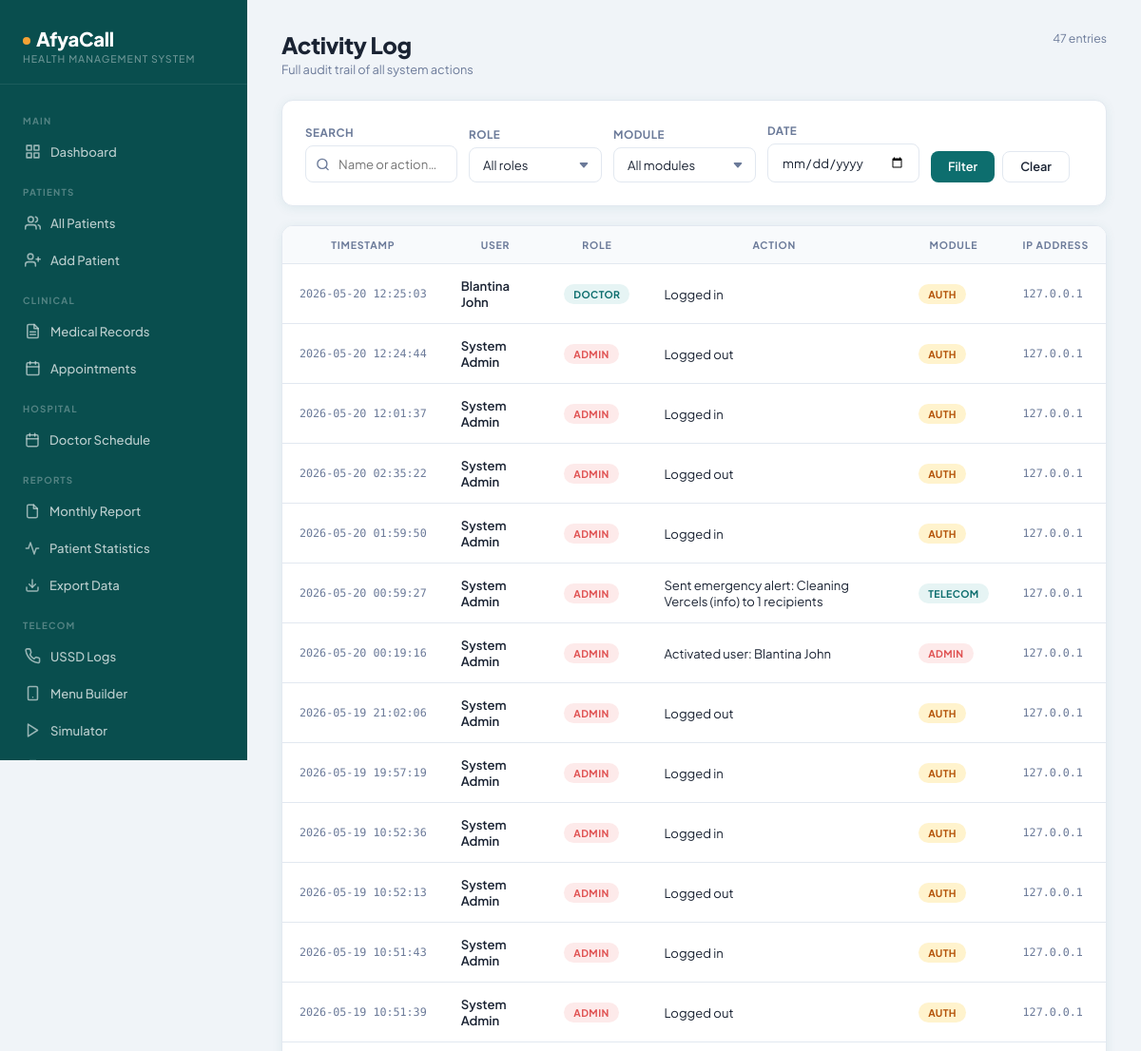
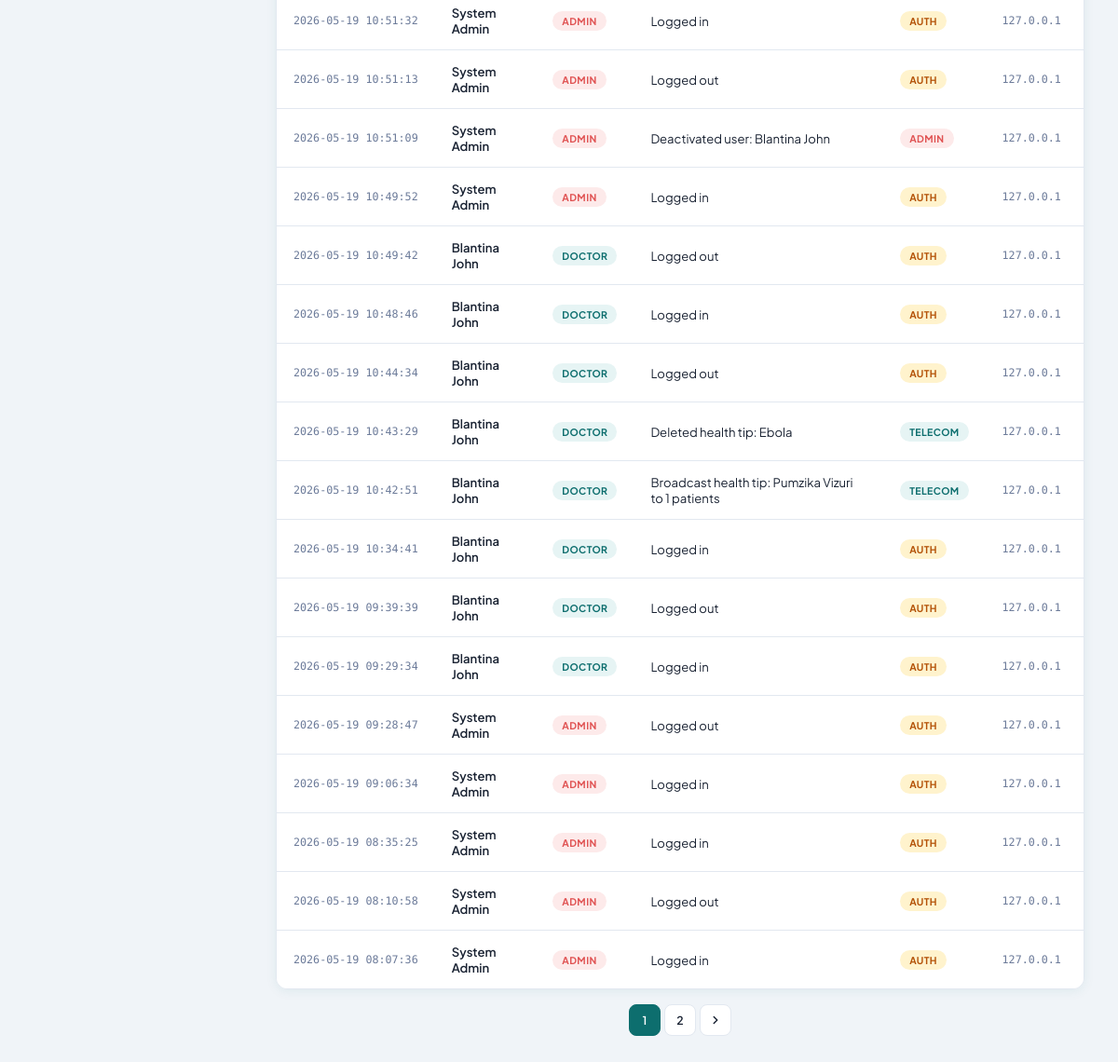
/admin/activity_log.php (signed in), run on the app's committed database (2 pictures, top to bottom).
### tables this page shows
CREATE TABLE `activity_logs` (
  `id` int unsigned NOT NULL AUTO_INCREMENT,
  `user_id` int unsigned NOT NULL DEFAULT '0',
  `user_name` varchar(120) NOT NULL DEFAULT '',
  `user_role` varchar(20) NOT NULL DEFAULT '',
  `action` varchar(255) NOT NULL,
  `module` varchar(60) NOT NULL DEFAULT '',
  `record_id` int unsigned NOT NULL DEFAULT '0',
  `ip_address` varchar(45) NOT NULL DEFAULT '',
  `user_agent` varchar(255) NOT NULL DEFAULT '',
  `created_at` datetime NOT NULL DEFAULT CURRENT_TIMESTAMP,
  PRIMARY KEY (`id`),
  KEY `idx_user` (`user_id`),
  KEY `idx_module` (`module`),
  KEY `idx_created` (`created_at`)
);

### config/session.php (called while the page is built, shortened)
<?php
function has_role(array $roles): bool {
    $role = strtolower($_SESSION['admin_role'] ?? '');
    return in_array($role, array_map('strtolower', $roles));
}
function can(string $action): bool {
    $role = strtolower($_SESSION['admin_role'] ?? '');
    $permissions = [
        'admin'  => ['view_patients','add_patient','edit_patient','delete_patient',
                     'view_records','add_record','edit_record','delete_record',
                     'view_appointments','add_appointment','manage_appointments',
                     'view_logs','view_analytics','manage_settings',
                     'manage_users','view_activity_log'],
        'doctor' => ['view_patients','add_patient','edit_patient',
                     'view_records','add_record','edit_record',
                     'view_appointments','add_appointment','manage_appointments',
                     'view_logs','view_analytics'],
        'nurse'  => ['view_patients','add_patient',
                     'view_records','add_record',
                     'view_appointments','add_appointment',
                     'view_logs'],
    ];
    return in_array($action, $permissions[$role] ?? []);
}

### config/sanitize.php (called while the page is built, shortened)
<?php
function clean(string $val): string {
    return trim(strip_tags($val));
}
function clean_date(string $val): string {
    $d = DateTime::createFromFormat('Y-m-d', trim($val));
    return ($d && $d->format('Y-m-d') === trim($val)) ? trim($val) : '';
}

### admin/activity_log.php (the view, shortened to what this page needs)
<?php
include("../config/session.php");
include("../config/database.php");
include("../config/sanitize.php");
$search   = clean($_GET['search']   ?? '');
$role_f   = clean($_GET['role']     ?? '');
$module_f = clean($_GET['module']   ?? '');
$date_f   = clean_date($_GET['date'] ?? '');
$where = [];
$wsql = $where ? 'WHERE ' . implode(' AND ', $where) : '';
$per   = 30;
$page  = max(1, intval($_GET['page'] ?? 1));
$off   = ($page-1)*$per;
$total = mysqli_fetch_assoc(mysqli_query($conn,"SELECT COUNT(*) AS t FROM activity_logs $wsql"))['t'];
$pages = max(1, ceil($total/$per));
$logs  = mysqli_query($conn,"SELECT * FROM activity_logs $wsql ORDER BY created_at DESC LIMIT $per OFFSET $off");
$qs = http_build_query(array_filter(['search'=>$search,'role'=>$role_f,'module'=>$module_f,'date'=>$date_f]));
$qs = $qs ? '&'.$qs : '';
?>
<?php include("../includes/header.php"); ?>
<div class="app-wrapper">
    <?php include("../includes/sidebar.php"); ?>
    <main class="main-content">
        <div class="page-header">
            <div>
                <div class="page-title">Activity Log</div>
                <div class="page-subtitle">Full audit trail of all system actions</div>
            </div>
            <div class="actions">
                <span style="font-size:.82rem;color:var(--text-muted);"><?php echo number_format($total); ?> entries</span>
            </div>
        </div>
        <div class="card card-body" style="margin-bottom:20px;">
            <form method="GET" class="filter-row">
                <div class="filter-group">
                    <label class="form-label">Search</label>
                    <div class="search-wrap">
                        <input type="text" name="search" class="form-control search-input" placeholder="Name or action…" value="<?php echo htmlspecialchars($search); ?>">
                    </div>
                </div>
                <div class="filter-group" style="min-width:130px;">
                    <label class="form-label">Role</label>
                    <select name="role" class="form-control">
                        <option value="">All roles</option>
                    </select>
                </div>
                <div class="filter-group" style="min-width:150px;">
                    <label class="form-label">Module</label>
                    <select name="module" class="form-control">
                        <option value="">All modules</option>
                    </select>
                </div>
                <div class="filter-group">
                    <label class="form-label">Date</label>
                    <input type="date" name="date" class="form-control" value="<?php echo htmlspecialchars($date_f); ?>">
                </div>
                <div class="filter-group filter-actions">
                    <label class="form-label">&nbsp;</label>
                    <div style="display:flex;gap:8px;">
                        <button type="submit" class="btn btn-primary">Filter</button>
                        <a href="activity_log.php" class="btn btn-outline">Clear</a>
                    </div>
                </div>
            </form>
        </div>
        <div class="table-wrap">
            <table class="data-table">
                <thead>
                    <tr>
                        <th>Timestamp</th>
                        <th>User</th>
                        <th>Role</th>
                        <th>Action</th>
                        <th>Module</th>
                        <th>IP Address</th>
                    </tr>
                </thead>
                <tbody>
                <?php if(mysqli_num_rows($logs) === 0): ?>
                    <tr><td colspan="6">
                        <div class="empty-state">
                            <svg width="40" height="40" viewBox="0 0 24 24" fill="none" stroke="currentColor" stroke-width="1.5" stroke-linecap="round" stroke-linejoin="round"><path d="M14 2H6a2 2 0 0 0-2 2v16a2 2 0 0 0 2 2h12a2 2 0 0 0 2-2V8z"/></svg>
                            <h3>No log entries found</h3>
                            <p>Adjust your filters or check back later</p>
                        </div>
                    </td></tr>
                <?php else: ?>
                <?php while($log = mysqli_fetch_assoc($logs)):
                    $role_cls = ['admin'=>'badge-danger','doctor'=>'badge-primary','nurse'=>'badge-success'];
                    $module_colors = [
                        'auth'        => 'badge-warning',
                        'patients'    => 'badge-primary',
                        'records'     => 'badge-success',
                        'appointments'=> 'badge-blue',
                        'admin'       => 'badge-danger',
                    ];
                    $mod_cls = $module_colors[$log['module']] ?? 'badge-primary';
                ?>
                    <tr>
                        <td style="font-size:.78rem;color:var(--text-muted);white-space:nowrap;font-family:var(--font-mono);">
                            <?php echo htmlspecialchars($log['created_at']); ?>
                        </td>
                        <td>
                            <div class="patient-name"><?php echo htmlspecialchars($log['user_name']); ?></div>
                        </td>
                        <td><span class="badge <?php echo $role_cls[$log['user_role']] ?? 'badge-primary'; ?>"><?php echo ucfirst(htmlspecialchars($log['user_role'])); ?></span></td>
                        <td style="font-size:.875rem;"><?php echo htmlspecialchars($log['action']); ?></td>
                        <td><?php if($log['module']): ?><span class="badge <?php echo $mod_cls; ?>"><?php echo htmlspecialchars(ucfirst($log['module'])); ?></span><?php else: echo '—'; endif; ?></td>
                        <td style="font-family:var(--font-mono);font-size:.78rem;color:var(--text-muted);"><?php echo htmlspecialchars($log['ip_address']); ?></td>
                    </tr>
                <?php endwhile; ?>
                <?php endif; ?>
                </tbody>
            </table>
        </div>
        <?php if($pages > 1): ?>
        <div class="pagination">
            <?php for($i=max(1,$page-2); $i<=min($pages,$page+2); $i++): ?>
            <a href="?page=<?php echo $i; ?><?php echo $qs; ?>" class="page-btn <?php if($i==$page) echo 'active'; ?>"><?php echo $i; ?></a>
            <?php endfor; ?>
            <?php if($page<$pages): ?><a href="?page=<?php echo $page+1; ?><?php echo $qs; ?>" class="page-btn"><svg width="14" height="14" viewBox="0 0 24 24" fill="none" stroke="currentColor" stroke-width="2.5" stroke-linecap="round" stroke-linejoin="round"><polyline points="9 18 15 12 9 6"/></svg></a><?php endif; ?>
        </div>
        <?php endif; ?>
    </main>
</div>
<?php include("../includes/footer.php"); ?>

### includes/header.php (shortened to what this page needs)
<!DOCTYPE html>
<html lang="en">
<head>
    <link rel="stylesheet" href="../assets/css/style.css">
</head>
<body>

### includes/sidebar.php (shortened to what this page needs)
<?php $current = basename($_SERVER['PHP_SELF']); $path = $_SERVER['PHP_SELF']; ?>
<aside class="sidebar">
    <div class="sidebar-brand">
        <div class="brand-name"><span class="brand-dot"></span>AfyaCall</div>
        <div class="brand-sub">Health Management System</div>
    </div>
    <nav class="sidebar-nav">
        <div class="nav-section-label">Main</div>
        <a href="../dashboard/index.php" class="nav-item <?php if(strpos($path,'dashboard')!==false) echo 'active'; ?>">
            <svg width="17" height="17" viewBox="0 0 24 24" fill="none" stroke="currentColor" stroke-width="2.2" stroke-linecap="round" stroke-linejoin="round"><rect x="3" y="3" width="7" height="7"/><rect x="14" y="3" width="7" height="7"/><rect x="14" y="14" width="7" height="7"/><rect x="3" y="14" width="7" height="7"/></svg>
            Dashboard
        </a>
        <div class="nav-section-label">Patients</div>
        <a href="../patients/view_patients.php" class="nav-item <?php if($current=='view_patients.php') echo 'active'; ?>">
            <svg width="17" height="17" viewBox="0 0 24 24" fill="none" stroke="currentColor" stroke-width="2.2" stroke-linecap="round" stroke-linejoin="round"><path d="M17 21v-2a4 4 0 0 0-4-4H5a4 4 0 0 0-4 4v2"/><circle cx="9" cy="7" r="4"/><path d="M23 21v-2a4 4 0 0 0-3-3.87"/><path d="M16 3.13a4 4 0 0 1 0 7.75"/></svg>
            All Patients
        </a>
        <?php if(can('add_patient')): ?>
        <a href="../patients/add_patient.php" class="nav-item <?php if($current=='add_patient.php') echo 'active'; ?>">
            <svg width="17" height="17" viewBox="0 0 24 24" fill="none" stroke="currentColor" stroke-width="2.2" stroke-linecap="round" stroke-linejoin="round"><path d="M16 21v-2a4 4 0 0 0-4-4H5a4 4 0 0 0-4 4v2"/><circle cx="8.5" cy="7" r="4"/><line x1="20" y1="8" x2="20" y2="14"/><line x1="23" y1="11" x2="17" y2="11"/></svg>
            Add Patient
        </a>
        <?php endif; ?>
        <div class="nav-section-label">Clinical</div>
        <a href="../medical_records/view_records.php" class="nav-item <?php if($current=='view_records.php') echo 'active'; ?>">
            Medical Records
        </a>
        <a href="../appointments/view_appointments.php" class="nav-item <?php if($current=='view_appointments.php') echo 'active'; ?>">
            <svg width="17" height="17" viewBox="0 0 24 24" fill="none" stroke="currentColor" stroke-width="2.2" stroke-linecap="round" stroke-linejoin="round"><rect x="3" y="4" width="18" height="18" rx="2" ry="2"/><line x1="16" y1="2" x2="16" y2="6"/><line x1="8" y1="2" x2="8" y2="6"/><line x1="3" y1="10" x2="21" y2="10"/></svg>
            Appointments
        </a>
        <div class="nav-section-label">Hospital</div>
        <a href="../scheduling/view_schedule.php" class="nav-item <?php if($current=='view_schedule.php') echo 'active'; ?>">
            <svg width="16" height="16" viewBox="0 0 24 24" fill="none" stroke="currentColor" stroke-width="2.2" stroke-linecap="round" stroke-linejoin="round"><rect x="3" y="4" width="18" height="18" rx="2" ry="2"/><line x1="16" y1="2" x2="16" y2="6"/><line x1="8" y1="2" x2="8" y2="6"/><line x1="3" y1="10" x2="21" y2="10"/></svg>
            Doctor Schedule
        </a>
        <div class="nav-section-label">Reports</div>
        <a href="../reports/monthly_report.php" class="nav-item <?php if($current=='monthly_report.php') echo 'active'; ?>">
            <svg width="16" height="16" viewBox="0 0 24 24" fill="none" stroke="currentColor" stroke-width="2.2" stroke-linecap="round" stroke-linejoin="round"><path d="M14 2H6a2 2 0 0 0-2 2v16a2 2 0 0 0 2 2h12a2 2 0 0 0 2-2V8z"/><polyline points="14 2 14 8 20 8"/></svg>
            Monthly Report
        </a>
        <a href="../reports/patient_statistics.php" class="nav-item <?php if($current=='patient_statistics.php') echo 'active'; ?>">
            <svg width="16" height="16" viewBox="0 0 24 24" fill="none" stroke="currentColor" stroke-width="2.2" stroke-linecap="round" stroke-linejoin="round"><polyline points="22 12 18 12 15 21 9 3 6 12 2 12"/></svg>
            Patient Statistics
        </a>
        <a href="../exports/exports.php" class="nav-item <?php if($current=='exports.php') echo 'active'; ?>">
            <svg width="16" height="16" viewBox="0 0 24 24" fill="none" stroke="currentColor" stroke-width="2.2" stroke-linecap="round" stroke-linejoin="round"><path d="M21 15v4a2 2 0 0 1-2 2H5a2 2 0 0 1-2-2v-4"/><polyline points="7 10 12 15 17 10"/><line x1="12" y1="15" x2="12" y2="3"/></svg>
            Export Data
        </a>
        <div class="nav-section-label">Telecom</div>
        <a href="../ussd/view_logs.php" class="nav-item <?php if($current=='view_logs.php') echo 'active'; ?>">
            USSD Logs
        </a>
        <?php if(has_role(['admin','doctor'])): ?>
        <a href="../ussd/menu_builder.php" class="nav-item <?php if($current=='menu_builder.php') echo 'active'; ?>">
            <svg width="17" height="17" viewBox="0 0 24 24" fill="none" stroke="currentColor" stroke-width="2.2" stroke-linecap="round" stroke-linejoin="round"><rect x="5" y="2" width="14" height="20" rx="2"/><line x1="12" y1="18" x2="12.01" y2="18"/></svg>
            Menu Builder
        </a>
        <a href="../ussd/ussd_simulator.php" class="nav-item <?php if($current=='ussd_simulator.php') echo 'active'; ?>">
            <svg width="17" height="17" viewBox="0 0 24 24" fill="none" stroke="currentColor" stroke-width="2.2" stroke-linecap="round" stroke-linejoin="round"><polygon points="5 3 19 12 5 21 5 3"/></svg>
            Simulator
        </a>
        <a href="../telecom/alerts.php" class="nav-item <?php if($current=='alerts.php') echo 'active'; ?>">
        </a>
        <?php endif; ?>
    </nav>
</aside>

### includes/footer.php
</body>
</html>

### data on the page
activity_logs: created_at "2026-05-20 12:25:03", user_name "Blantina John", user_role "DOCTOR", action "Logged in", module "AUTH", ip_address "127.0.0.1"
activity_logs: created_at "2026-05-20 12:24:44", user_name "System Admin", user_role "ADMIN", action "Logged out", module "AUTH", ip_address "127.0.0.1"
activity_logs: created_at "2026-05-20 12:01:37", user_name "System Admin", user_role "ADMIN", action "Logged in", module "AUTH", ip_address "127.0.0.1"
activity_logs: created_at "2026-05-20 02:35:22", user_name "System Admin", user_role "ADMIN", action "Logged out", module "AUTH", ip_address "127.0.0.1"
activity_logs: created_at "2026-05-20 01:59:50", user_name "System Admin", user_role "ADMIN", action "Logged in", module "AUTH", ip_address "127.0.0.1"
activity_logs: created_at "2026-05-20 00:59:27", user_name "System Admin", user_role "ADMIN", action "Sent emergency alert: Cleaning Vercels (info) to 1 recipients", module "TELECOM", ip_address "127.0.0.1"
activity_logs: created_at "2026-05-20 00:19:16", user_name "System Admin", user_role "ADMIN", action "Activated user: Blantina John", module "ADMIN", ip_address "127.0.0.1"
activity_logs: created_at "2026-05-19 21:02:06", user_name "System Admin", user_role "ADMIN", action "Logged out", module "AUTH", ip_address "127.0.0.1"
activity_logs: created_at "2026-05-19 19:57:19", user_name "System Admin", user_role "ADMIN", action "Logged in", module "AUTH", ip_address "127.0.0.1"
activity_logs: created_at "2026-05-19 10:52:36", user_name "System Admin", user_role "ADMIN", action "Logged in", module "AUTH", ip_address "127.0.0.1"
activity_logs: created_at "2026-05-19 10:52:13", user_name "System Admin", user_role "ADMIN", action "Logged out", module "AUTH", ip_address "127.0.0.1"
activity_logs: created_at "2026-05-19 10:51:43", user_name "System Admin", user_role "ADMIN", action "Logged in", module "AUTH", ip_address "127.0.0.1"
activity_logs: created_at "2026-05-19 10:51:39", user_name "System Admin", user_role "ADMIN", action "Logged out", module "AUTH", ip_address "127.0.0.1"
activity_logs: created_at "2026-05-19 10:51:32", user_name "System Admin", user_role "ADMIN", action "Logged in", module "AUTH", ip_address "127.0.0.1"
activity_logs: created_at "2026-05-19 10:51:13", user_name "System Admin", user_role "ADMIN", action "Logged out", module "AUTH", ip_address "127.0.0.1"
activity_logs: created_at "2026-05-19 10:51:09", user_name "System Admin", user_role "ADMIN", action "Deactivated user: Blantina John", module "ADMIN", ip_address "127.0.0.1"
activity_logs: created_at "2026-05-19 10:49:52", user_name "System Admin", user_role "ADMIN", action "Logged in", module "AUTH", ip_address "127.0.0.1"
activity_logs: created_at "2026-05-19 10:49:42", user_name "Blantina John", user_role "DOCTOR", action "Logged out", module "AUTH", ip_address "127.0.0.1"
activity_logs: created_at "2026-05-19 10:48:46", user_name "Blantina John", user_role "DOCTOR", action "Logged in", module "AUTH", ip_address "127.0.0.1"
activity_logs: created_at "2026-05-19 10:44:34", user_name "Blantina John", user_role "DOCTOR", action "Logged out", module "AUTH", ip_address "127.0.0.1"
activity_logs: created_at "2026-05-19 10:43:29", user_name "Blantina John", user_role "DOCTOR", action "Deleted health tip: Ebola", module "TELECOM", ip_address "127.0.0.1"
activity_logs: created_at "2026-05-19 10:42:51", user_name "Blantina John", user_role "DOCTOR", action "Broadcast health tip: Pumzika Vizuri to 1 patients", module "TELECOM", ip_address "127.0.0.1"
activity_logs: created_at "2026-05-19 10:34:41", user_name "Blantina John", user_role "DOCTOR", action "Logged in", module "AUTH", ip_address "127.0.0.1"
activity_logs: created_at "2026-05-19 09:39:39", user_name "Blantina John", user_role "DOCTOR", action "Logged out", module "AUTH", ip_address "127.0.0.1"
activity_logs: created_at "2026-05-19 09:29:34", user_name "Blantina John", user_role "DOCTOR", action "Logged in", module "AUTH", ip_address "127.0.0.1"
activity_logs: created_at "2026-05-19 09:28:47", user_name "System Admin", user_role "ADMIN", action "Logged out", module "AUTH", ip_address "127.0.0.1"
activity_logs: created_at "2026-05-19 09:06:34", user_name "System Admin", user_role "ADMIN", action "Logged in", module "AUTH", ip_address "127.0.0.1"
activity_logs: created_at "2026-05-19 08:35:25", user_name "System Admin", user_role "ADMIN", action "Logged in", module "AUTH", ip_address "127.0.0.1"
activity_logs: created_at "2026-05-19 08:10:58", user_name "System Admin", user_role "ADMIN", action "Logged out", module "AUTH", ip_address "127.0.0.1"
activity_logs: created_at "2026-05-19 08:07:36", user_name "System Admin", user_role "ADMIN", action "Logged in", module "AUTH", ip_address "127.0.0.1"

### other printed values
$total "47"
